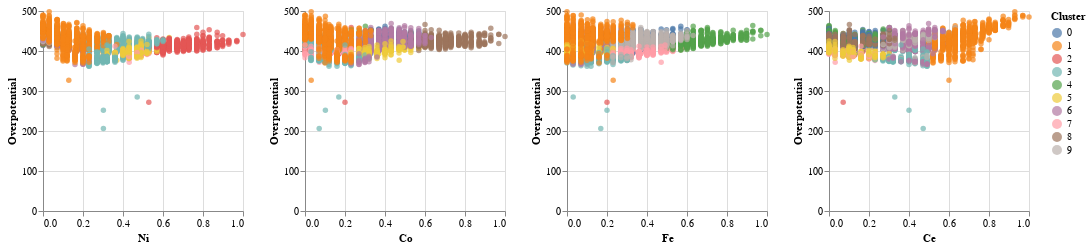

Write notebook code for a chart like this one.
### Code cell
input_dropdown = alt.binding_select(options=['0','1','2', '3', '4', '5', '6', '7', '8'])
selection = alt.selection_single(fields=['Cluster'], bind=input_dropdown, name='Number ')
color = alt.condition(selection,
                    alt.Color('Cluster:N'),
                    alt.value('lightgray'))

chart = alt.Chart(Cluster_Visualization).mark_circle().encode(
    x='Ni',
    y='Overpotential',
    color=color,
    tooltip=['Ni', 'Fe', 'Co', 'Ce']
).properties(
    width=200,
    height=200
).add_selection(
    selection
)

chart | chart.encode(x='Co') | chart.encode(x='Fe') | chart.encode(x='Ce')

### Figure 1 — Vega-Lite specification as saved in the notebook (floating-point values rounded to 4 significant figures; data arrays with more than 128 entries replaced by an {"elided": "..."} marker saying what was removed)
{"$schema": "https://vega.github.io/schema/vega-lite/v2.6.0.json", "config": {"view": {"height": 300, "width": 400}}, "datasets": {"data-95e5324ef150c08969b7c8fbf9689197": {"elided": "6074 records"}}, "hconcat": [{"data": {"name": "data-95e5324ef150c08969b7c8fbf9689197"}, "encoding": {"color": {"condition": {"field": "Cluster", "selection": "Number ", "type": "nominal"}, "value": "lightgray"}, "tooltip": [{"field": "Ni", "type": "quantitative"}, {"field": "Fe", "type": "quantitative"}, {"field": "Co", "type": "quantitative"}, {"field": "Ce", "type": "quantitative"}], "x": {"field": "Ni", "type": "quantitative"}, "y": {"field": "Overpotential", "type": "quantitative"}}, "height": 200, "mark": "circle", "selection": {"Number ": {"bind": {"input": "select", "options": ["0", "1", "2", "3", "4", "5", "6", "7", "8"]}, "empty": "all", "fields": ["Cluster"], "on": "click", "resolve": "global", "type": "single"}}, "width": 200}, {"data": {"name": "data-95e5324ef150c08969b7c8fbf9689197"}, "encoding": {"color": {"condition": {"field": "Cluster", "selection": "Number ", "type": "nominal"}, "value": "lightgray"}, "tooltip": [{"field": "Ni", "type": "quantitative"}, {"field": "Fe", "type": "quantitative"}, {"field": "Co", "type": "quantitative"}, {"field": "Ce", "type": "quantitative"}], "x": {"field": "Co", "type": "quantitative"}, "y": {"field": "Overpotential", "type": "quantitative"}}, "height": 200, "mark": "circle", "selection": {"Number ": {"bind": {"input": "select", "options": ["0", "1", "2", "3", "4", "5", "6", "7", "8"]}, "empty": "all", "fields": ["Cluster"], "on": "click", "resolve": "global", "type": "single"}}, "width": 200}, {"data": {"name": "data-95e5324ef150c08969b7c8fbf9689197"}, "encoding": {"color": {"condition": {"field": "Cluster", "selection": "Number ", "type": "nominal"}, "value": "lightgray"}, "tooltip": [{"field": "Ni", "type": "quantitative"}, {"field": "Fe", "type": "quantitative"}, {"field": "Co", "type": "quantitative"}, {"field": "Ce", "type": "quantitative"}], "x": {"field": "Fe", "type": "quantitative"}, "y": {"field": "Overpotential", "type": "quantitative"}}, "height": 200, "mark": "circle", "selection": {"Number ": {"bind": {"input": "select", "options": ["0", "1", "2", "3", "4", "5", "6", "7", "8"]}, "empty": "all", "fields": ["Cluster"], "on": "click", "resolve": "global", "type": "single"}}, "width": 200}, {"data": {"name": "data-95e5324ef150c08969b7c8fbf9689197"}, "encoding": {"color": {"condition": {"field": "Cluster", "selection": "Number ", "type": "nominal"}, "value": "lightgray"}, "tooltip": [{"field": "Ni", "type": "quantitative"}, {"field": "Fe", "type": "quantitative"}, {"field": "Co", "type": "quantitative"}, {"field": "Ce", "type": "quantitative"}], "x": {"field": "Ce", "type": "quantitative"}, "y": {"field": "Overpotential", "type": "quantitative"}}, "height": 200, "mark": "circle", "selection": {"Number ": {"bind": {"input": "select", "options": ["0", "1", "2", "3", "4", "5", "6", "7", "8"]}, "empty": "all", "fields": ["Cluster"], "on": "click", "resolve": "global", "type": "single"}}, "width": 200}]}
